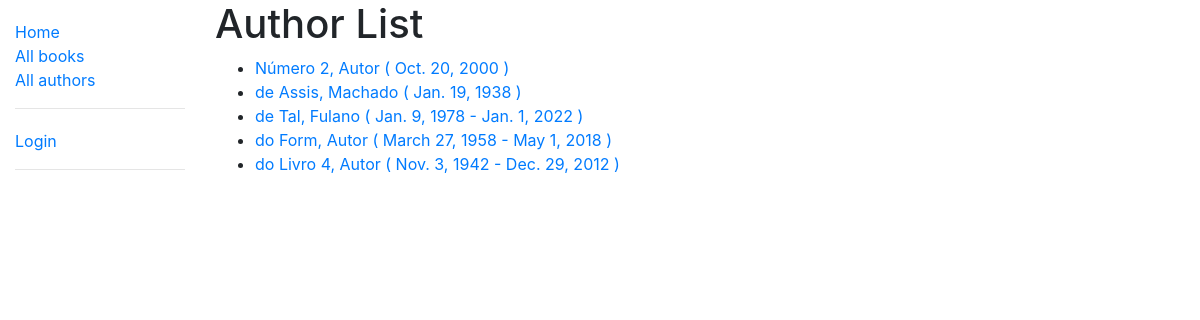
Screenshot of /catalog/authors/ with the database file from the repository.
### catalog/models.py (models this page shows, shortened)
class Author(models.Model):
    first_name = models.CharField(max_length=100)
    last_name = models.CharField(max_length=100)
    date_of_birth = models.DateField(null=True, blank=True)
    date_of_death = models.DateField('died', null=True, blank=True)
    class Meta:
        ordering = ['last_name', 'first_name']
    def get_absolute_url(self):
        return reverse('author-detail', args=[str(self.id)])

### catalog/views.py (the view)
# urls.py: path('authors/', views.AuthorListView.as_view(), name='authors'),
class AuthorListView(generic.ListView):
    model = Author
    paginate_by = 10

### catalog/templates/catalog/author_list.html (shortened to what this page needs)
{% extends "base.html" %}
{% block content %}
    <h1>Author List</h1>
    {% if author_list %}
    <ul>
        {% for author in author_list %}
        <li>
            <a href="{{ author.get_absolute_url }}">
                {{ author.last_name }}, {{ author.first_name }}
                ( {{ author.date_of_birth}}
                {% if author.date_of_death %}
                    - {{author.date_of_death}}
                {% endif %})
            </a>
        </li>
        {% endfor %}
    </ul>
    {% else %}
        <p>There are no books in the library.</p>
    {% endif %}
{% endblock %}

### rows the page displays
Author: last_name "Número 2", first_name "Autor", date_of_birth "Oct. 20, 2000"
Author: last_name "de Assis", first_name "Machado", date_of_birth "Jan. 19, 1938"
Author: last_name "de Tal", first_name "Fulano", date_of_birth "Jan. 9, 1978", date_of_death "Jan. 1, 2022"
Author: last_name "do Form", first_name "Autor", date_of_birth "March 27, 1958", date_of_death "May 1, 2018"
Author: last_name "do Livro 4", first_name "Autor", date_of_birth "Nov. 3, 1942", date_of_death "Dec. 29, 2012"
